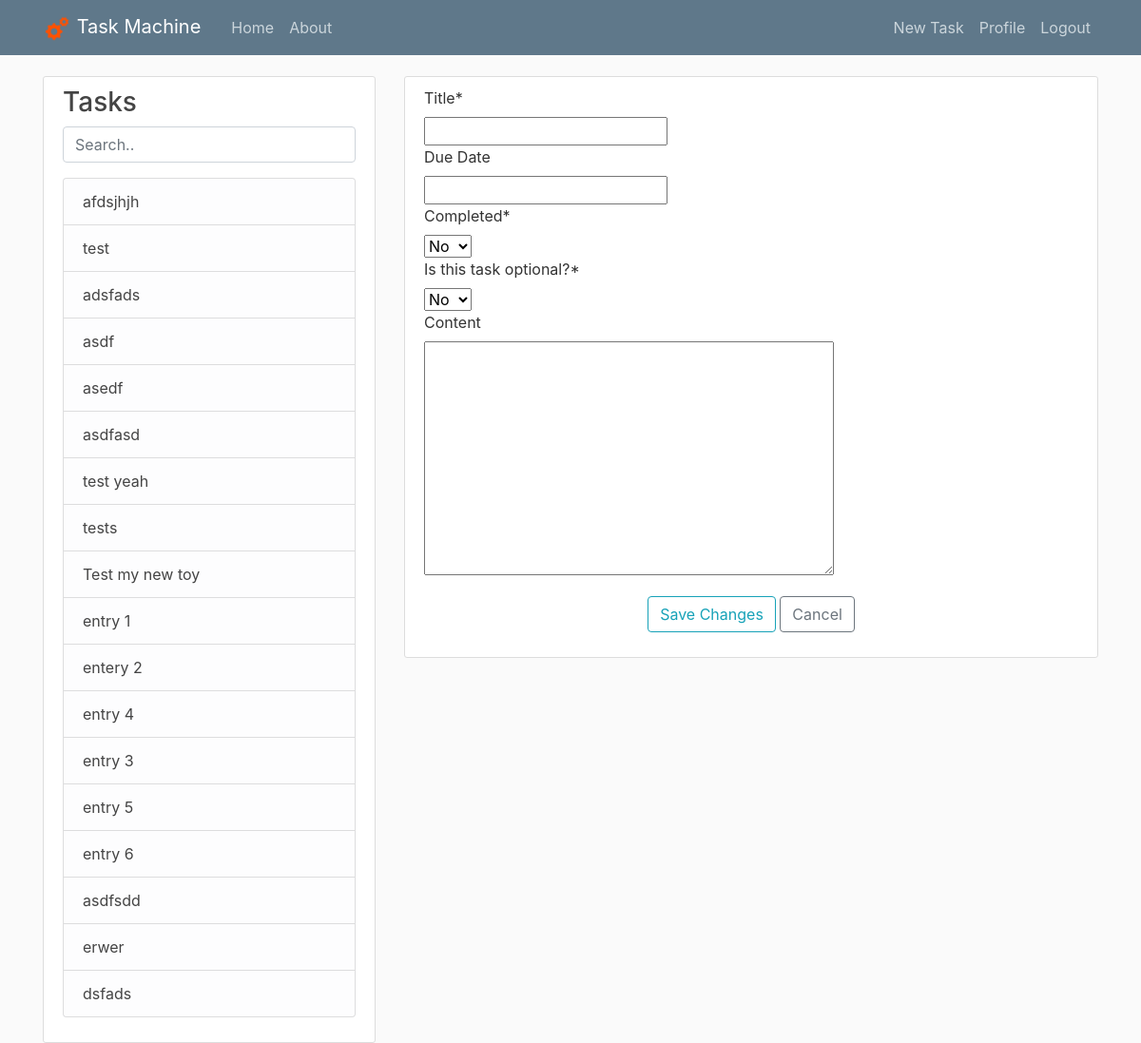
Before: /post/new/ (signed in) with the older database file.
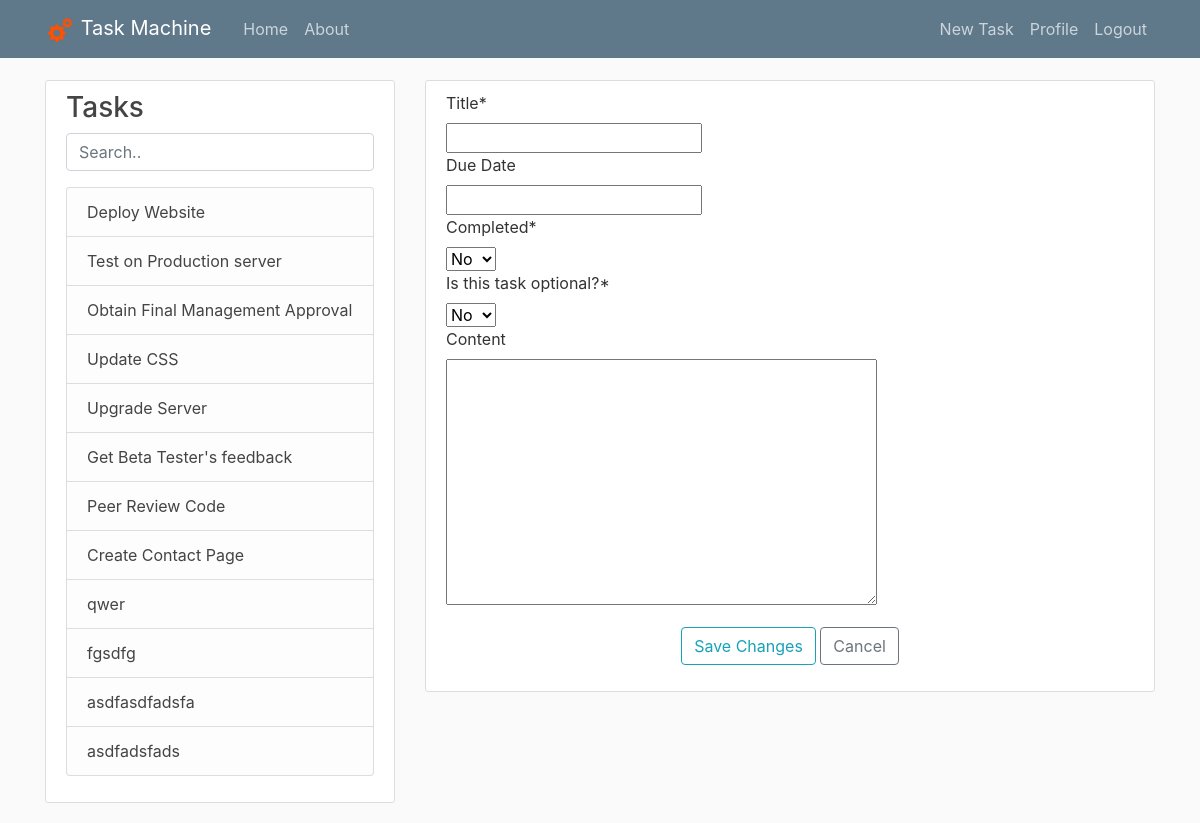
After: the same page with the newer database file.
### tasks/models.py (models this page shows, shortened)
class Post(models.Model):
    title = models.CharField(max_length=100)
    content = models.TextField(blank=True)
    date_posted = models.DateTimeField(auto_now_add=True)
    date_edited = models.DateTimeField(auto_now=True)
    author = models.ForeignKey(User, on_delete=models.CASCADE)
    children = models.ManyToManyField('self',symmetrical=False)
    due_date = models.DateField(blank=True,null=True)
    choices = (
        (True,'Yes'),
        (False,'No'),
    )
    complete = models.BooleanField(blank=False,choices=choices,default=False)
    optional = models.BooleanField(choices=choices,default=False)
    class Meta:
        unique_together = ('author', 'title')

### tasks/views.py (the view, shortened to what this page needs)
# urls.py: path('post/new/', PostCreateView.as_view(), name='post-create'),
class PostCreateView(LoginRequiredMixin, CreateView):
    model = Post
    form_class = CreatePostForm
    success_url = '/'
    def get_form_kwargs(self, *args, **kwargs):
        kwargs = super(PostCreateView, self).get_form_kwargs(*args, **kwargs)
        kwargs['user'] = self.request.user
        return kwargs
    def get_context_data(self, **kwargs):
        context = super(PostCreateView, self).get_context_data(**kwargs)
        context['post_list'] = Post.objects.all().filter(author=self.request.user)
        context['post'] = {'pk': 'new'}
        return context

### tasks/forms.py (shortened to what this page needs)
class CreatePostForm(forms.ModelForm):
    class Meta:
        model = Post
        fields = ['title','due_date','complete','optional','content']
        labels ={'title': 'Title','due_date': 'Due Date','complete': 'Completed','optional': 'Is this task optional?','content': 'Content'}
    def __init__(self, *args, **kwargs):
        self.user = kwargs.pop('user')
        super(CreatePostForm, self).__init__(*args,**kwargs)

### tasks/templates/tasks/post_form.html (shortened to what this page needs)
{% extends "tasks/leftbar.html" %}
{% load crispy_forms_tags %}
{% block header %}
<link href="http://cdnjs.cloudflare.com/ajax/libs/summernote/0.8.11/summernote-bs4.css" rel="stylesheet">
{% endblock header %}
{% block content %}
    <div class="col-md-8">
        <div class="content-section">
            <form method="POST" id="entryform">
                <fieldset class="form-group">
                {{ form|crispy }}
                </fieldset>
                <div class="form-group">
                    <div style="text-align: center">
                        <button class="btn btn-outline-info" type="submit" id='post'>Save Changes</button>
                        <a class="btn btn-outline-secondary" href="/?id={{ post.pk }}">Cancel</a>
                    </div>
                </div>
            </form>
        </div>
    </div>
{% endblock content %}

### tasks/templates/tasks/leftbar.html
{% extends "tasks/base.html" %}
{% block leftBar %}
<div class="col-md-4 leftbar" >
    <div class="content-section">
        <h3>Tasks</h3>
        <p class='text-muted'>
            <input class="form-control" id="myInputLeftBar" type="text" placeholder="Search..">
            <div class="scroll">
                <ul class="list-group" id="leftBarList">
                {% for post in post_list %}
                    <li class="list-group-item list-group-item-light"><a class="article-title" href="/?id={{ post.id }}">{{ post.title }}</a></li>
                {% endfor %}
                </ul>
            </div>
        </p>
    </div>
</div>
{% endblock leftBar %}

Changed rows visible on the page:
removed Post: title "afdsjhjh"
removed Post: title "test"
removed Post: title "adsfads"
removed Post: title "asdf"
removed Post: title "asedf"
removed Post: title "asdfasd"
removed Post: title "test yeah"
removed Post: title "tests"
removed Post: title "Test my new toy"
removed Post: title "entry 1"
removed Post: title "entery 2"
removed Post: title "entry 4"
removed Post: title "entry 3"
removed Post: title "entry 5"
removed Post: title "entry 6"
removed Post: title "asdfsdd"
removed Post: title "erwer"
removed Post: title "dsfads"
added Post: title "Deploy Website"
added Post: title "Test on Production server"
added Post: title "Obtain Final Management Approval"
added Post: title "Update CSS"
added Post: title "Upgrade Server"
added Post: title "Get Beta Tester's feedback"
added Post: title "Peer Review Code"
added Post: title "Create Contact Page"
added Post: title "qwer"
added Post: title "fgsdfg"
added Post: title "asdfasdfadsfa"
added Post: title "asdfadsfads"
